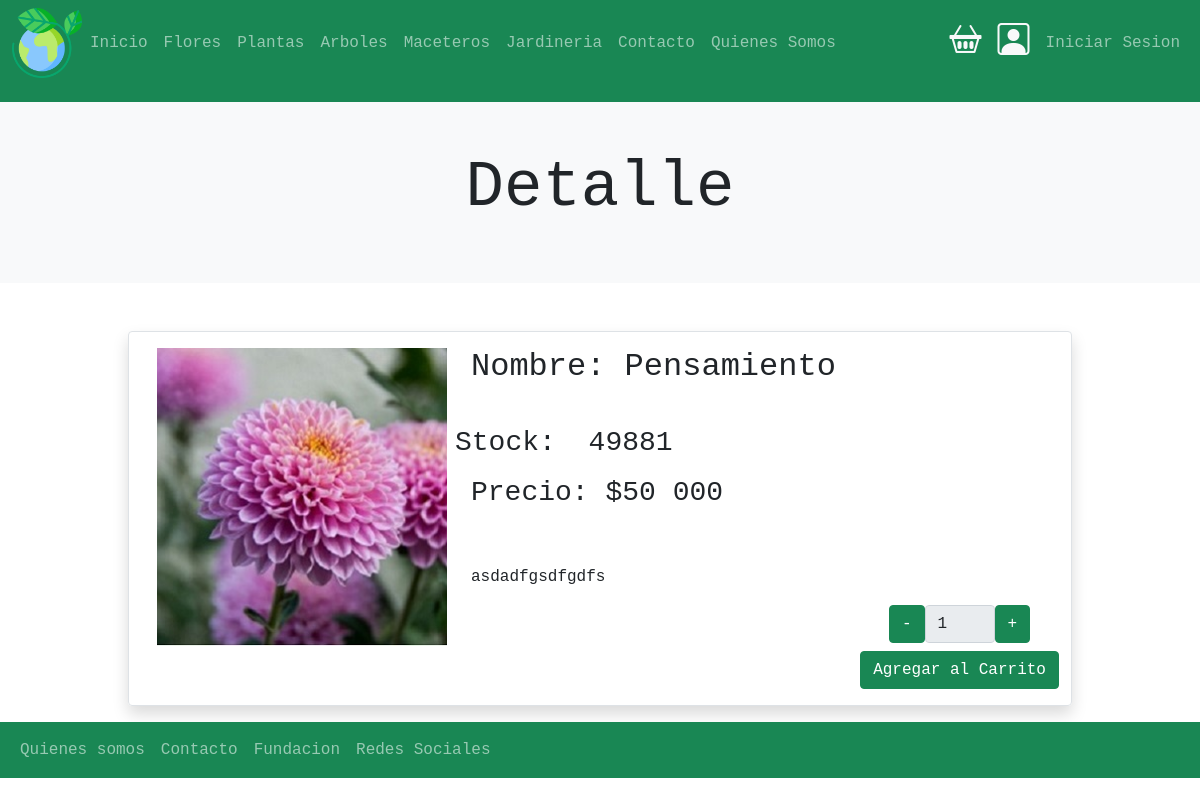
/productos/pensamiento, run on an earlier commit of the app's database.
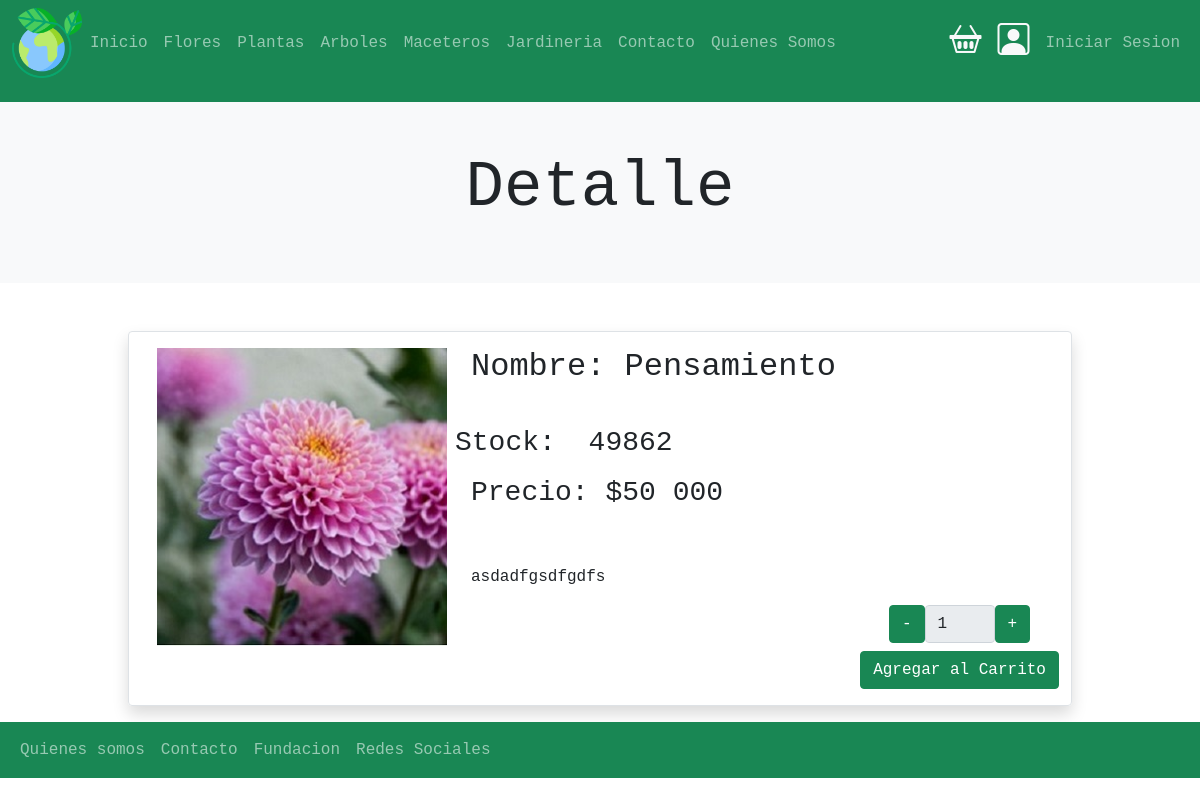
And on a later commit of the database.
### productos/models.py (models this page shows, shortened)
class Producto(models.Model):
    usuario = models.ForeignKey(User, null=False, blank=False, on_delete=models.PROTECT)
    nombre =  models.CharField(max_length=50)
    imagen = models.ImageField(upload_to="productos",null=False, blank=False)
    descripcion = models.TextField()
    precio = models.IntegerField(default=0,null=False , blank=False)
    slug = models.SlugField(null=False, blank=False , unique=True)
    creacion = models.DateTimeField(auto_now_add=True)
    stock = models.IntegerField(null=False , blank=False, default=0)
    categoria =  models.ForeignKey(Categoria, on_delete=models.PROTECT)

### productos/views.py (the view)
# urls.py: path('<slug:slug>', views.ProductoDetalleView.as_view(),name='producto'),
class ProductoDetalleView(DetailView):
    model = Producto
    template_name = 'productos/producto.html'
    def get_context_data(self, **kwargs):
        context =  super().get_context_data(**kwargs)
        return context

### productos/templates/productos/producto.html
{% extends 'base.html' %}
{% load static %}
{% load humanize %}
{% block contenido %}
<section>
    <div class="p-5 bg-light">
        <div class="container">
            <h1 class="display-3 text-center bg-light">Detalle</h1>
        </div>
    </div>
</section>
<section>
        <div class="container mt-5">
          <div class="row shadow m-3 border rounded">
            <div class="col-sm-4">
                {% if producto.imagen %}
                <img src="{{ producto.imagen.url }} " alt="imagen" class="img-fluid m-3">
            {% endif %}
            </div>
            <div class="col-sm-8">
              <h2 class="m-3">Nombre: {{ producto.nombre | title}}</h2>
              <br>
              <h3 class="d-inline"> Stock:  </h3>  <h3 class="m-3 d-inline" id="stock" >{{producto.stock}}</h3>
              <br>
              <h3 class="m-3">Precio: ${{producto.precio | intcomma}}</h3>
              <br>
              <p class="m-3">{{producto.descripcion}}</p>
              {% if producto.stock > 0  %}
                <div class="d-flex justify-content-end">
                  <div>
                    {% include 'carrito/snippets/agregar.html' %}
                  </div>
                </div>
              {% endif %}
              </div>
          </div>
        </div>
</section>
{% endblock contenido %}

What changed in the data, as far as the page shows it:
changed Producto "Pensamiento": stock "49881" → "49862"
